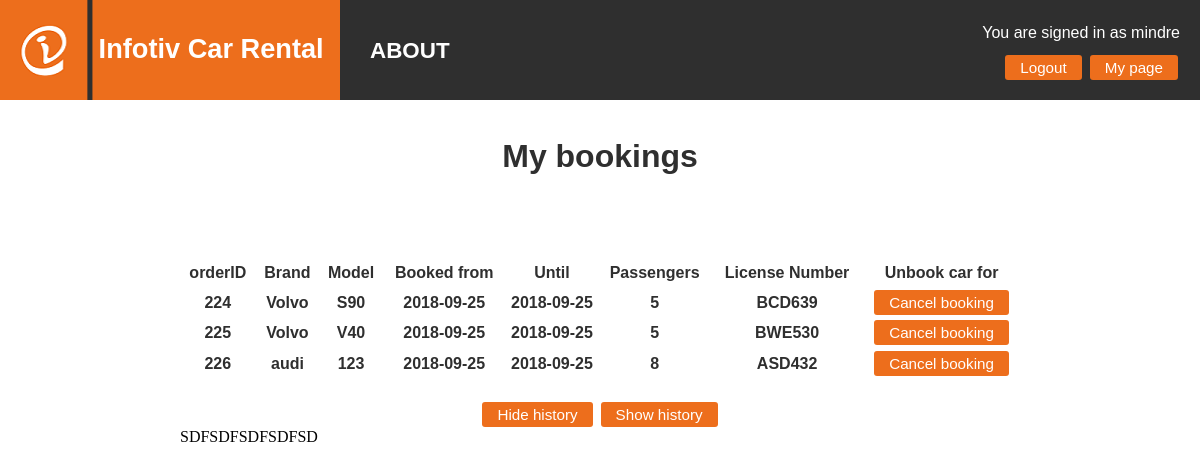
Screenshot of /html/gui/myPage.php (signed in) with the database file from the repository.
### tables this page shows
CREATE TABLE `cars` (
  `licenseNumber` varchar(6) NOT NULL,
  `make` varchar(255) NOT NULL,
  `model` varchar(255) NOT NULL,
  `passengers` int(11) NOT NULL,
  `availability` int(11) NOT NULL
);

CREATE TABLE `bookings` (
  `orderID` int(11) NOT NULL,
  `licenseNumber` varchar(255) NOT NULL,
  `startDate` varchar(255) NOT NULL,
  `endDate` varchar(255) NOT NULL,
  `user_id` varchar(255) NOT NULL
);

### html/gui/myPage.php (the view, shortened to what this page needs)
<!DOCTYPE html>
<html>
<head>
<link rel="stylesheet" type="text/css" href="/infotivCarRental/html/styling/styling.css">
</head>
<header>
	<div id="headerWrapper">
		<a href="/infotivCarRental/html/gui/index.php">
			<div id="leftHeader">
				<div class="logo" id="logo">&nbsp;</div>
				<div class="title" id="title">
					<h1 id="title">Infotiv Car Rental</h1>
				</div>
			</div>
		</a>
		<div id="rightHeader">
			<div id="categories">
				<a class="categoryText" href="/infotivCarRental/html/gui/about.php">ABOUT</a>
			</div>
			<div id="userInfoWrapper">
	<?php
	if(isset($_SESSION['u_id'])) {
			?>
				<div id="userInfoTop">
					<label id="welcomePhrase">You are signed in as <?php echo $_SESSION['u_first'];?></label>
				</div>
				<div id="userInfoTopBottom">
					<form NAME ="logOut" ACTION="../includes/logout.inc.php" method="POST">
						<button type="submit" name="submit">Logout</button>
						<button id="input" type="button" onclick="location.href='/infotivCarRental/html/gui/myPage.php'">My page</button>
					</form>
				</div>
				<?php
			}
				?>
			</div>
		</div>
	</div>
</header>
<body onload="alternate('results'); alternate('results2');">
<?php
include_once '../includes/dbh.inc.php';
if(isset($_SESSION['u_id'])) {
	$var = $_SESSION['u_id'];
}
$sql = "SELECT cars.*, bookings.* FROM cars LEFT JOIN bookings on cars.licenseNumber = bookings.licenseNumber WHERE bookings.user_id='".$var."'";
$result = $conn->query($sql);
?>
<div id="mainWrapperBody">
	<div id="leftpane"></div>
	<div id="middlepane">
		<div id="history">
			<h1 id="historyText">My bookings</h1>
		</div>
			<table class="orderTable">
				<tr class="orderTD">
 					<th class="orderTD">orderID</th>
					<th class="orderTD">Brand</th>
					<th class="orderTD">Model</th>
					<th class="orderTD">Booked from</th>
					<th class="orderTD">Until</th>
					<th class="orderTD">Passengers</th>
					<th class="orderTD">License Number</th>
					<th class="mediumTextCenter">Unbook car for</th>
				</tr>
<?php
if ($result->num_rows > 0) {
    while($row = $result->fetch_assoc()) {
			?>
				<tr class="orderTD">
					<td><?php echo $row['orderID'];?></td>
					<td><?php echo $row['make'];?></td>
					<td><?php echo $row['model'];?></td>
					<td><?php echo $row['startDate'];?></td>
					<td><?php echo $row['endDate'];?></td>
					<td><?php echo $row['passengers'];?></td>
					<td><?php echo $row['licenseNumber'];?></td>
					<td><FORM id ="unBook" METHOD ="POST" onsubmit="return confirmUnbook('<?php echo $row['orderID'];?>');" ACTION ="../includes/unBooking.inc.php">
						<button type="submit" name = "submit">Cancel booking</button>
						</FORM>
					</td>
				</tr>
		<?php
    }
} else {
    echo "0 results";
}
?>
			</table>
			<div id="historyButton">
						<button type="submit" onclick="showHistory(this.value)">Hide history</button>
 						<button type="submit" value="<?php echo $var?>" onclick="showHistory(this.value)">Show history</input>
 			</div>
 				<div id="orderHistory"></B>SDFSDFSDFSDFSD</div>
	</div>
	<div id="rightpane"></div>
</div>
</body>
</html>

### rows the page displays
cars: bookings.orderID "224", make "Volvo", model "S90", bookings.startDate "2018-09-25", bookings.endDate "2018-09-25", passengers "5", bookings.licenseNumber "BCD639"
cars: bookings.orderID "225", make "Volvo", model "V40", bookings.startDate "2018-09-25", bookings.endDate "2018-09-25", passengers "5", bookings.licenseNumber "BWE530"
cars: bookings.orderID "226", make "audi", model "123", bookings.startDate "2018-09-25", bookings.endDate "2018-09-25", passengers "8", bookings.licenseNumber "ASD432"

### other values shown
$_SESSION['u_first'] "mindre"
